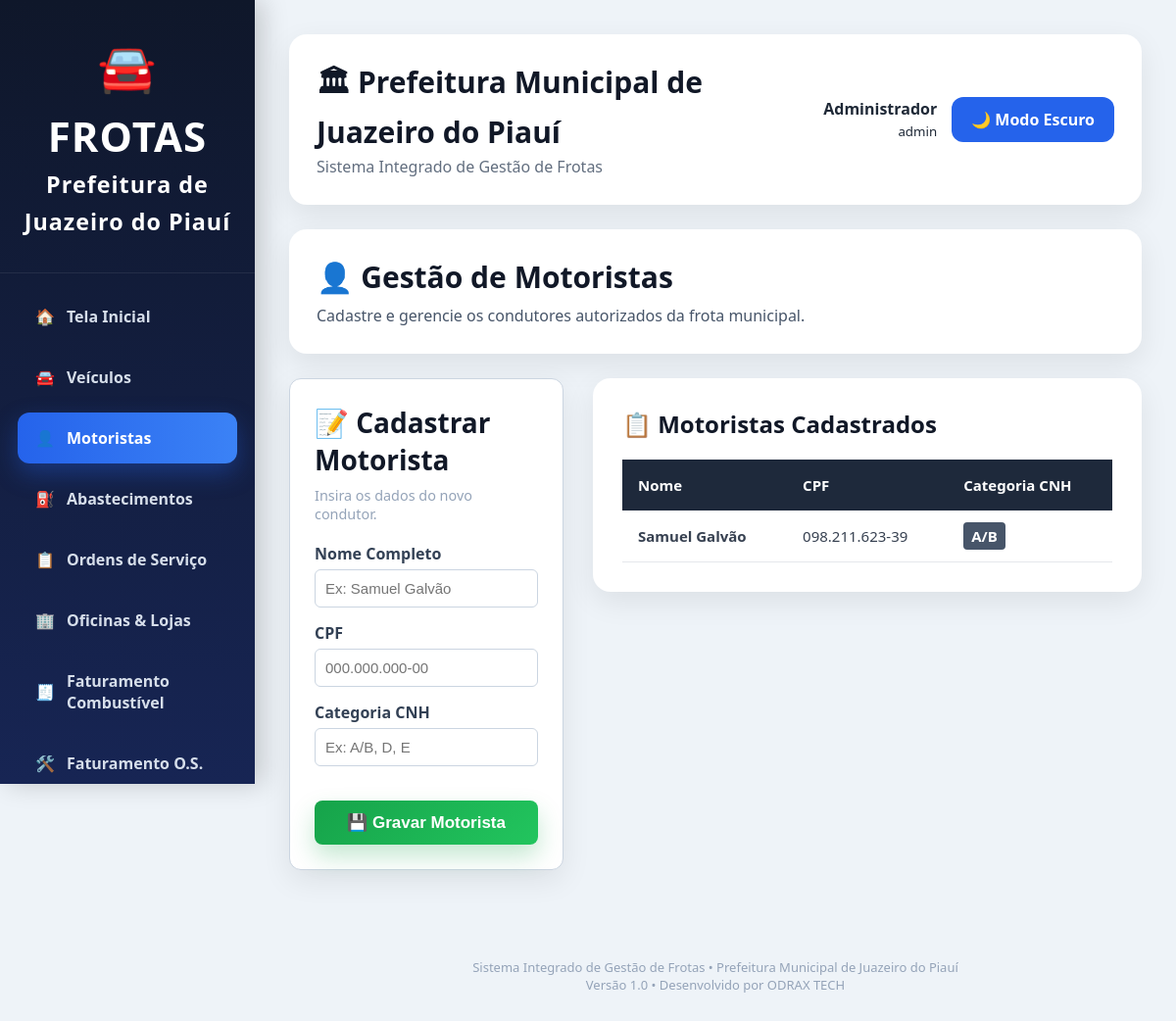
The page /motoristas (signed in) on the database its author committed.
### goat.py (models this page shows)
class Motorista(db.Model):
    __tablename__ = 'motoristas'
    id = db.Column(db.Integer, primary_key=True)
    nome = db.Column(db.String(100), nullable=False)
    cpf = db.Column(db.String(20), nullable=False, unique=True)
    cnh = db.Column(db.String(10), nullable=False)

### goat.py (the view)
@app.route('/motoristas')
def motoristas():
    if 'usuario_admin' not in session: return redirect(url_for('login'))
    lista = db.session.scalars(db.select(Motorista).order_by(Motorista.nome.asc())).all()
    return render_template('motoristas.html', tema=session.get('tema', 'claro'), motoristas=lista)

### goat.py (called while the page is built)
@app.before_request
def exigir_login():
    rotas_livres = ['login', 'static']
    if request.endpoint and request.endpoint not in rotas_livres and 'usuario_admin' not in session and 'usuario_posto' not in session:
        return redirect(url_for('login'))

### templates/motoristas.html (shortened to what this page needs)
{% extends 'base.html' %}
{% block conteudo %}
<div class="topbar">
    <div>
        <h1>👤 Gestão de Motoristas</h1>
        <p>Cadastre e gerencie os condutores autorizados da frota municipal.</p>
    </div>
</div>
<div style="display: grid; grid-template-columns: 1fr 2fr; gap: 30px; align-items: start;">
    <div class="form-cadastro" style="margin-top: 0; background: var(--bg-card); padding: 25px; border-radius: 12px; border: 1px solid var(--border-color);">
        <h2>📝 Cadastrar Motorista</h2>
        <p style="color: #94a3b8; font-size: 0.9em; margin-bottom: 20px;">Insira os dados do novo condutor.</p>
        <form method="POST" action="{{ url_for('cadastrar_motorista') }}">
            <div class="form-group" style="margin-bottom: 15px;">
                <label style="display:block; margin-bottom:5px;">Nome Completo</label>
                <input type="text" name="nome" placeholder="Ex: Samuel Galvão" required
                       style="width: 100%; padding: 10px; border-radius: 6px; border: 1px solid #cbd5e1; background: var(--bg-card); color: var(--text-color); box-sizing: border-box;">
            </div>
            <div class="form-group" style="margin-bottom: 15px;">
                <label style="display:block; margin-bottom:5px;">CPF</label>
                <input type="text" name="cpf" id="cpf" placeholder="000.000.000-00" required
                       style="width: 100%; padding: 10px; border-radius: 6px; border: 1px solid #cbd5e1; background: var(--bg-card); color: var(--text-color); box-sizing: border-box;">
            </div>
            <div class="form-group" style="margin-bottom: 20px;">
                <label style="display:block; margin-bottom:5px;">Categoria CNH</label>
                <input type="text" name="cnh" placeholder="Ex: A/B, D, E" required
                       style="width: 100%; padding: 10px; border-radius: 6px; border: 1px solid #cbd5e1; background: var(--bg-card); color: var(--text-color); box-sizing: border-box;">
            </div>
            <button type="submit" class="btn-salvar" style="width: 100%; padding: 12px; font-weight: bold; border-radius: 8px; cursor: pointer;">
                💾 Gravar Motorista
            </button>
        </form>
    </div>
    <div class="tabela" style="margin-top: 0;">
        <h2>📋 Motoristas Cadastrados</h2>
        <div class="table-container">
            <table>
                <thead>
                    <tr>
                        <th>Nome</th>
                        <th>CPF</th>
                        <th>Categoria CNH</th>
                    </tr>
                </thead>
                <tbody>
                {% for motorista in motoristas %}
                    <tr>
                        <td><strong>{{ motorista.nome }}</strong></td>
                        <td>{{ motorista.cpf }}</td>
                        <td>
                            <span class="badge bg-secondary" style="background:#475569; color:#fff; padding:4px 8px; border-radius:4px; font-weight: bold;">
                                {{ motorista.cnh }}
                            </span>
                        </td>
                    </tr>
                {% else %}
                    <tr>
                        <td colspan="3" style="text-align:center;padding:40px;color:#94a3b8;">
                            Nenhum motorista cadastrado ainda.
                        </td>
                    </tr>
                {% endfor %}
                </tbody>
            </table>
        </div>
    </div>
</div>
{% endblock %}

### static/style.css (style rules this page uses)
* { margin:0; padding:0; box-sizing:border-box; }
html { scroll-behavior:smooth; }
body { font-family:"Segoe UI",Tahoma,Geneva,Verdana,sans-serif; background:#eef3f8; color:#1f2937; transition:.3s; }
:root { --azul:#2563eb; --azul-hover:#1d4ed8; --verde:#16a34a; --verde-hover:#15803d; --vermelho:#dc2626; --amarelo:#f59e0b; --cinza:#64748b; --card:#ffffff; --sidebar:#0f172a; --topbar:#ffffff; --borda:#dbe4ee; --shadow:0 10px 30px rgba(0,0,0,.08); }
.topbar { display:flex; justify-content:space-between; align-items:center; gap:20px; background:var(--topbar); border-radius:18px; padding:28px; margin-bottom:25px; box-shadow:var(--shadow); }
.topbar > div:first-child { flex:1; }
.topbar h1, .topbar h2 { font-size:30px; margin-bottom:8px; color:#111827; }
.topbar p { font-size:16px; color:#475569; opacity:1; font-weight:500; }
.tabela { background:white; border-radius:18px; padding:30px; margin-top:25px; box-shadow:var(--shadow); }
.tabela h2 { font-size:24px; margin-bottom:20px; color:#111827; }
.table-container { width:100%; overflow-x:auto; }
table { width:100%; border-collapse:collapse; }
thead { background:#1e293b; color:white; }
th { padding:16px; text-align:left; font-size:15px; font-weight:700; }
td { padding:16px; border-bottom:1px solid #e5e7eb; font-size:15px; color:#374151; }
tbody tr { transition:.2s; }
.form-cadastro { background:white; padding:35px; border-radius:18px; box-shadow:var(--shadow); margin-bottom:30px; }
.form-cadastro h2 { color:#111827; margin-bottom:8px; font-size:28px; }
.form-cadastro p { color:#475569; font-size:15px; margin-bottom:30px; opacity:1; }
.form-group { display:flex; flex-direction:column; margin-bottom:22px; }
.form-group label { margin-bottom:8px; font-weight:700; color:#334155; }
.form-group input, .form-group select, .form-group textarea { width:100%; padding:15px; border:1px solid #d1d5db; border-radius:12px; background:#f8fafc; font-size:15px; transition:.25s; }
.btn-salvar { width:100%; border:none; border-radius:14px; padding:18px; margin-top:15px; background:linear-gradient(135deg,#16a34a,#22c55e); color:white; font-size:17px; font-weight:700; cursor:pointer; transition:.25s; box-shadow:0 12px 25px rgba(22,163,74,.25); }

### templates/base.html (style rules this page uses)
:root { --bg-card: #ffffff; --text-color: #1e293b; --hover-color: #f8fafc; --border-color: #cbd5e1; }

### rows shown on the page
Motorista: nome "Samuel Galvão", cpf "098.211.623-39", cnh "A/B"

### other values the page prints
{{ session.get('usuario_admin','Usuário') }} "admin"
